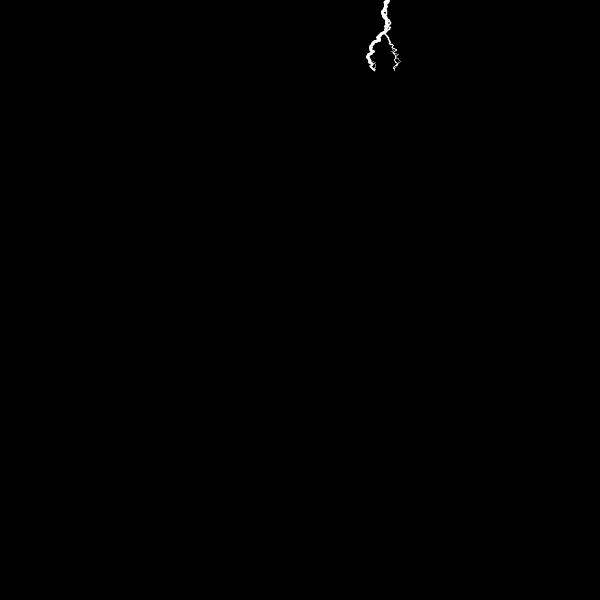
Frame 1 (no input)
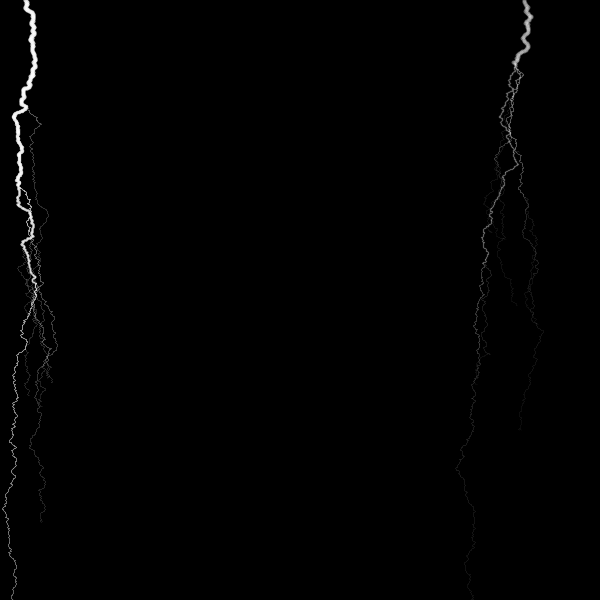
Frame 60 (the mouse pressed at the canvas centre just before this capture)
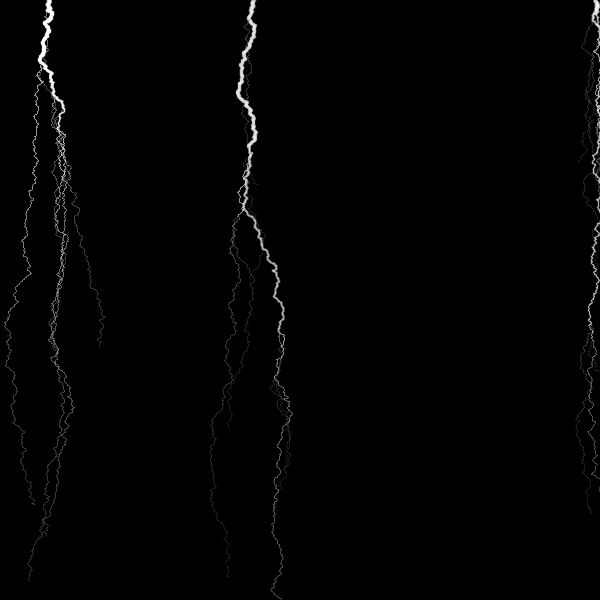
Frame 120 (the mouse held since frame 60 and released just before this capture)

The Processing sketch that drew these frames (run headless with seeded random() and noise(); from frame 60 on, the mouse is pressed at the canvas centre):

// Processing sketch: Light
// ── Light.pde
lightning light;
ArrayList<lightning> lights;

void setup(){
  size(600,600);
  light=new lightning();
  lights= new ArrayList<lightning>();
}
void draw(){
  background(0);
  light.run();
  if(random(1)<0.05){
    lights.add(new lightning());
  }
  for(lightning l:lights){
    l.run();
  }
  for(int i=lights.size()-1;i>=0;i-=1){
    if(lights.get(i).time<0) lights.remove(i);
  }
}

// ── branch.pde
class branch{
  PVector pos;
  branch parent;
  PVector dir;
  boolean isgrow=false;
  float len=1;
  float energy;
  branch(PVector _pos,branch _parent,PVector _dir,float _energy){
    pos=_pos.copy();
    parent=_parent;
    dir=_dir.copy();
    energy=_energy;
    
  }
  void show(float time){
    stroke(255,time);
    float w=map(energy,0,1000,0,4);
    strokeWeight(w);
    if(parent!=null){
      line(pos.x,pos.y,parent.pos.x,parent.pos.y);
    }
  }
  branch next(float energys,float bias){   
    isgrow=true;
    PVector cdir;
    if (bias>=0){
      cdir=dir.copy().add(new PVector(random(-2+bias,2+bias),random(0,1)));
    }
    else{
      cdir=dir.copy().add(new PVector(random(-2-bias,2-bias),random(0,1)));
      
    }
    cdir.normalize();
    cdir.mult(len);
    branch b=new branch(pos.copy().add(cdir),this,cdir,energys);
    return b;  
    
  }
  
  
}

// ── lightning.pde
class lightning{
  PVector pos;
  ArrayList<branch> branches;
  PVector dir;
  float len=1;
  float time=255;
  lightning(){
    dir=new PVector(0,1);
    pos = new PVector(random(0,width),0);
    branches=new ArrayList<branch>();
    branches.add(new branch(pos,null,dir,1000));
  }
  void run(){
    for(int i=0;i<100;i+=1){
      grow();
    }
    for(branch b:branches){
      b.show(time);
    }
    time-=5;
  }
  
  void grow(){
    for(int i=branches.size()-1;i>=0;i-=1){
      boolean issplict=false;
      branch b=branches.get(i);
      if(b.isgrow==false){
        float s=random(5,9);
        if(random(1)<(b.energy)/50000){
          issplict=true;          
          s/=10;
          branches.add(b.next(s*b.energy,2));
        }
        if(issplict==true){
          branches.add(b.next((1-s)*b.energy,-2));
        }
        else if(b.energy>50){
          branches.add(b.next(b.energy-0.2,0));
        }
        
      }
    }
    
  }
  

}
